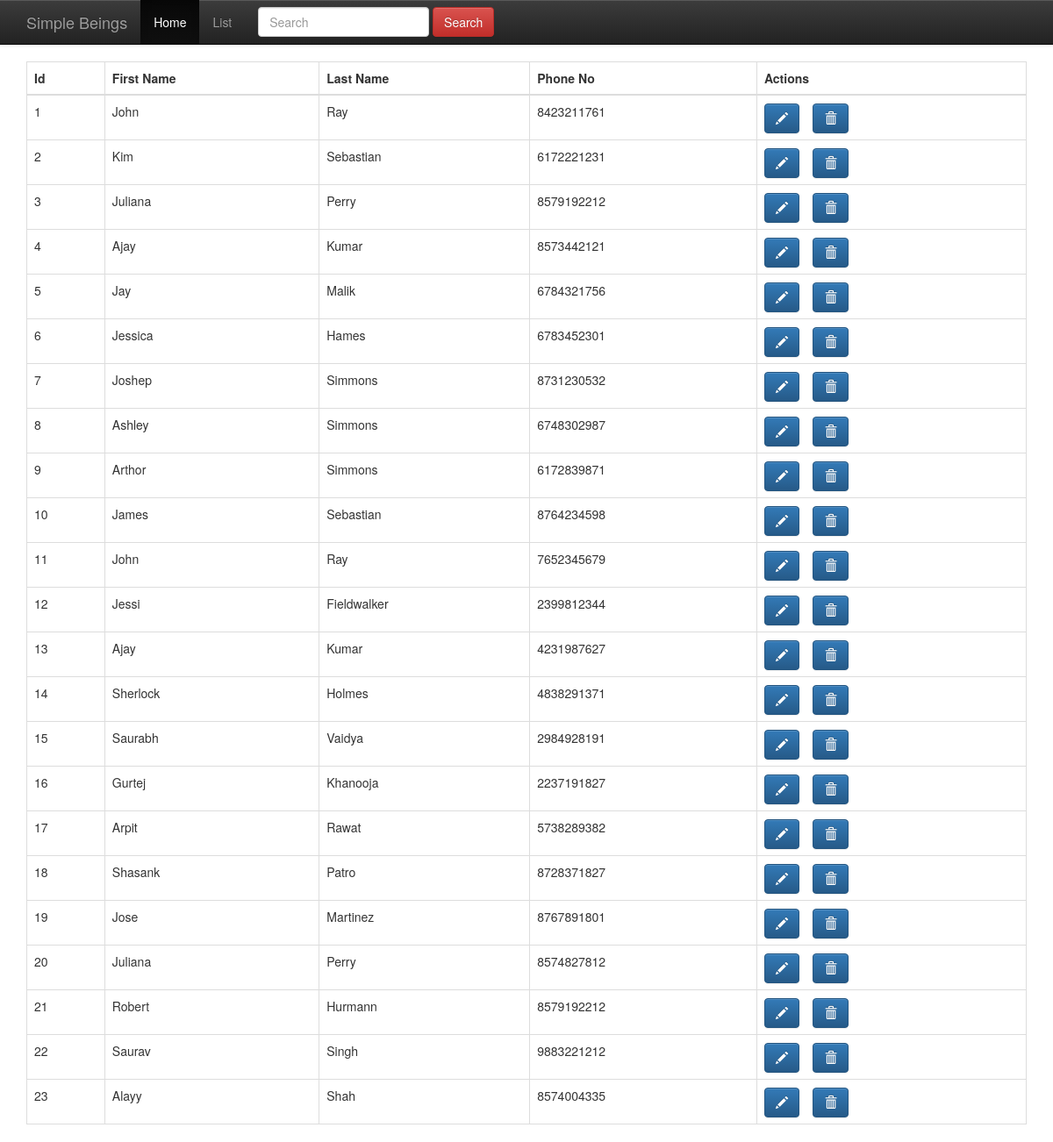
The app's page /manage_customers.php with its own data.
### tables this page shows
CREATE TABLE `Customer` (
  `Customer_ID` smallint(6) NOT NULL,
  `Customer_FName` char(30) NOT NULL,
  `Customer_Lname` char(30) NOT NULL,
  `Phone_Number` char(10) NOT NULL,
  `Family_Plan` tinyint(4) DEFAULT NULL,
  `Family_PlanID` smallint(6) DEFAULT NULL,
  `Customer_Type` char(4) DEFAULT NULL,
  `Usage_Alert` tinyint(4) DEFAULT NULL,
  `Plan_ID` smallint(6) DEFAULT NULL,
  `Employee_ID` smallint(6) NOT NULL
);

### manage_customers.php (the view, shortened to what this page needs)
<?php
  include 'dbconnect.php';
  $sql = $conn->query("SELECT * FROM Customer");
?>
<!DOCTYPE html>
<html>
<head>
    <link rel="stylesheet" type="text/css" href="bootstrap/css/bootstrap.min.css">
    <link rel="stylesheet" href="bootstrap/css/bootstrap-theme.min.css">
</head>
<body>
<nav id="myNavbar" class="navbar navbar-default navbar-inverse navbar-fixed-top" role="navigation">
	<div class="container">
		<div class="navbar-header">
			<a class="navbar-brand" href="home.php">Simple Beings</a>
		</div>
		<div class="collapse navbar-collapse" id="navbarCollapse">
			<ul class="nav navbar-nav">
				<li class="active"><a href="home.php">Home</a></li>
				<li><a href="list.php">List</a></li>
        <li>
          <form class="navbar-form navbar-left" action='./search_customer.php' method='get'>
          <div class="form-group">
            <input type="text" class="form-control" name="searchtext" placeholder="Search" />
          </div>
          <button type="submit" class="btn btn-danger">Search</button>
         </form>
        </li>
			</ul>
		</div>
	</div>
</nav>
<div class="container">
  <table class="table table-bordered">
        <thead>
            <tr>
                <th>Id</th>
                <th>First Name</th>
                <th>Last Name</th>
                <th>Phone No</th>
                <th>Actions</th>
            </tr>
        </thead>
        <tbody>
          <?php
            while ($row = $sql->fetch_assoc()){
              echo "<tr>";
              echo "<td>".$row['Customer_ID']."</td>";
              echo "<td>".$row['Customer_FName']."</td>";
              echo "<td>".$row['Customer_Lname']."</td>";
              echo "<td>".$row['Phone_Number']."</td>";
              echo "<td><a class='btn btn-primary glyphicon glyphicon-pencil' href=edit_customer.php?id=".$row['Customer_ID']. "></a>&nbsp;&nbsp;&nbsp;&nbsp;";
              echo "<a onclick=\"return confirm('Are you sure you wish to delete this Record?');\" class='btn btn-primary glyphicon glyphicon-trash' href=delete_customer.php?id=".$row['Customer_ID']."></a></td></tr>";
            }
          ?>
        </tbody>
    </table>
</div></html>

### manage_customers.php (style rules this page uses)
body { padding-top: 70px; }

### records on screen
customer: Customer_ID "1", Customer_FName "John", Customer_Lname "Ray", Phone_Number "8423211761"
customer: Customer_ID "2", Customer_FName "Kim", Customer_Lname "Sebastian", Phone_Number "6172221231"
customer: Customer_ID "3", Customer_FName "Juliana", Customer_Lname "Perry", Phone_Number "8579192212"
customer: Customer_ID "4", Customer_FName "Ajay", Customer_Lname "Kumar", Phone_Number "8573442121"
customer: Customer_ID "5", Customer_FName "Jay", Customer_Lname "Malik", Phone_Number "6784321756"
customer: Customer_ID "6", Customer_FName "Jessica", Customer_Lname "Hames", Phone_Number "6783452301"
customer: Customer_ID "7", Customer_FName "Joshep", Customer_Lname "Simmons", Phone_Number "8731230532"
customer: Customer_ID "8", Customer_FName "Ashley", Customer_Lname "Simmons", Phone_Number "6748302987"
customer: Customer_ID "9", Customer_FName "Arthor", Customer_Lname "Simmons", Phone_Number "6172839871"
customer: Customer_ID "10", Customer_FName "James", Customer_Lname "Sebastian", Phone_Number "8764234598"
customer: Customer_ID "11", Customer_FName "John", Customer_Lname "Ray", Phone_Number "7652345679"
customer: Customer_ID "12", Customer_FName "Jessi", Customer_Lname "Fieldwalker", Phone_Number "2399812344"
customer: Customer_ID "13", Customer_FName "Ajay", Customer_Lname "Kumar", Phone_Number "4231987627"
customer: Customer_ID "14", Customer_FName "Sherlock", Customer_Lname "Holmes", Phone_Number "4838291371"
customer: Customer_ID "15", Customer_FName "Saurabh", Customer_Lname "Vaidya", Phone_Number "2984928191"
customer: Customer_ID "16", Customer_FName "Gurtej", Customer_Lname "Khanooja", Phone_Number "2237191827"
customer: Customer_ID "17", Customer_FName "Arpit", Customer_Lname "Rawat", Phone_Number "5738289382"
customer: Customer_ID "18", Customer_FName "Shasank", Customer_Lname "Patro", Phone_Number "8728371827"
customer: Customer_ID "19", Customer_FName "Jose", Customer_Lname "Martinez", Phone_Number "8767891801"
customer: Customer_ID "20", Customer_FName "Juliana", Customer_Lname "Perry", Phone_Number "8574827812"
customer: Customer_ID "21", Customer_FName "Robert", Customer_Lname "Hurmann", Phone_Number "8579192212"
customer: Customer_ID "22", Customer_FName "Saurav", Customer_Lname "Singh", Phone_Number "9883221212"
customer: Customer_ID "23", Customer_FName "Alayy", Customer_Lname "Shah", Phone_Number "8574004335"
